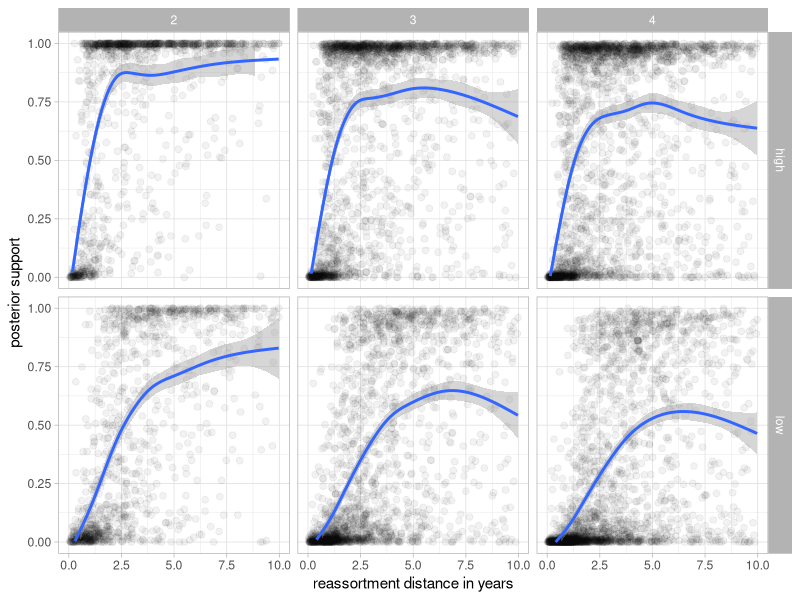

The R script that drew this image: (Note: this script raises an error after producing the figure.)
######################################################
######################################################
# Here the inferred mean coalescent and migration
# rate ratios are plotted
######################################################
######################################################
library(ggplot2)
library(coda)


# clear workspace
rm(list = ls())

# Set the directory to the directory of the file
this.dir <- dirname(parent.frame(2)$ofile)
setwd(this.dir)

# read in the true rates
support.vals <- read.table("event_support.csv", header=TRUE, sep=",")


p.dist <- ggplot(support.vals, aes(dist, support)) +
  # geom_density_2d() +
  geom_point(size=2, alpha=0.05) +
  geom_smooth(span = 0.5)+
  theme_light() +
  xlab("reassortment distance in years")+
  ylab("posterior support")+
  facet_grid(information~nrSegments) +
  scale_y_continuous(limits = c(0,1))+
  scale_x_continuous(limits = c(0,10))
plot(p.dist)
ggsave(plot=p.dist,"../../Reassortment-Text/Figures/simulation/reassortmentsupport.pdf",width=6, height=5)
  


